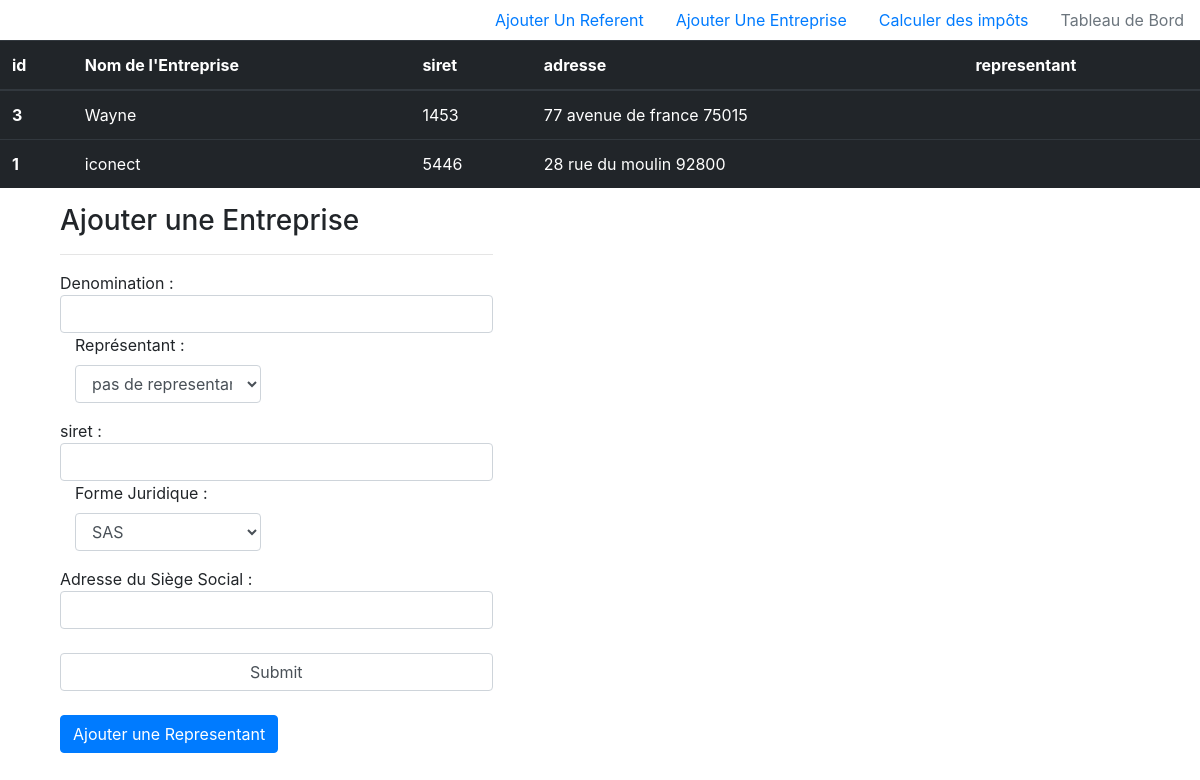
Before: /index.php?controller=Entreprise&action=index with the older database file.
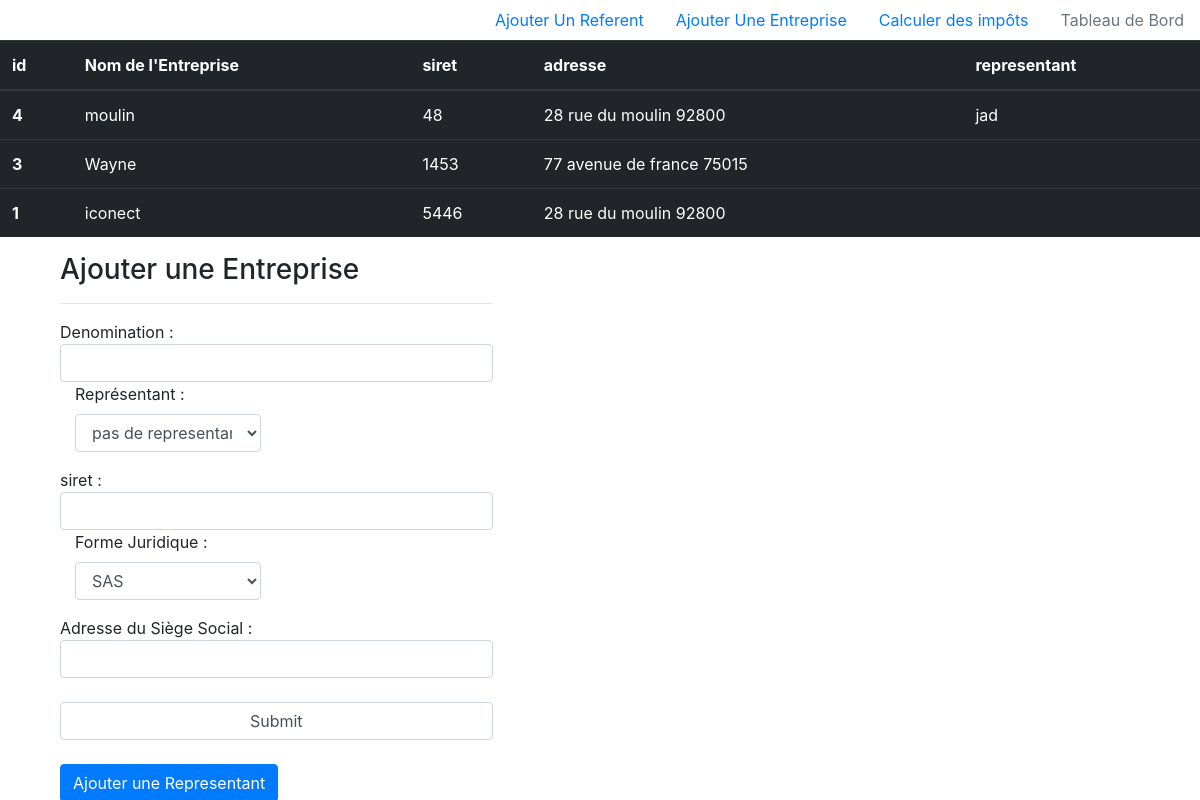
After: the same page with the newer database file.
### tables this page shows
CREATE TABLE IF NOT EXISTS `entreprises` (
  `id` int(11) NOT NULL AUTO_INCREMENT,
  `siret` int(11) NOT NULL,
  `nom` varchar(255) NOT NULL,
  `representant` varchar(255) NOT NULL,
  `id_denomination` int(255) NOT NULL,
  `adresse` varchar(255) NOT NULL,
  PRIMARY KEY (`id`),
  UNIQUE KEY `nom` (`nom`),
  KEY `FK_denomination` (`id_denomination`)
);

### core/ControllerBase.php (called while the page is built, shortened)
<?php
class ControllerBase {
     public function __construct() {
         require_once 'EntitesBase.php';
     }
     public function view($vue,$data){
         require_once 'view/'.$vue.'View.php';
     }
}

### controller/EntrepriseController.php (called while the page is built, shortened)
<?php
class EntrepriseController extends ControllerBase {
    public function index(){
        $denominationsDAO = new DenominationDAO();
        $entreprisesDAO = new EntreprisesDAO();
        $utilisateurDAO = new UsersDAO();
        $allusers = $utilisateurDAO->getAll();
        $allDenominations = $denominationsDAO->getAll();
        $allEntreprises = $entreprisesDAO->getAll();
        $this->view("entreprise", array(
            "allDenominations" =>$allDenominations,
            "allEntreprises" => $allEntreprises,
            "allUsers"      =>$allusers
        ));
    }
}

### index.php (called while the page is built, shortened)
<?php
require_once 'core/ControllerBase.php';
require_once 'core/ControlleurFrontal.php';
if(isset($_GET["controller"])){
    $controllerObj = ControlleurFrontal::chargerControlleur($_GET["controller"]);
}else {
    $controllerObj = ControlleurFrontal::chargerControlleur(CONTROLLER_DEFAULT);
}
ControlleurFrontal::lancerAction($controllerObj);

### model/EntreprisesDAO.php (called while the page is built, shortened)
<?php
class EntreprisesDAO extends EntitesBase {
    function __construct() {
        $table="entreprises";
    }
}

### core/Connexion.php (called while the page is built, shortened)
<?php
class Connexion
{
    static $instance;
    public static function getInstance() {
        if(is_null(self::$instance)){
            self::$instance = self::connecter();
        }
        return self::$instance;
    }
    private static function connecter() {
        try{
            $bdd =  new PDO('mysql:host='.DB_HOST.';dbname='.DB_BASE.';charset=UTF8', DB_USER, DB_PASS);
            $bdd->setAttribute(PDO::ATTR_DEFAULT_FETCH_MODE, PDO::FETCH_ASSOC);
            return $bdd;
        }catch (Exception $exception){
            echo $exception->getMessage();
            exit(-1);
        }
    }
}

### core/EntitesBase.php (called while the page is built, shortened)
<?php
class EntitesBase {
    private $table;
    private $db;
    public function __construct($table) {
        $this->table = (string) $table;
        require_once 'Connexion.php';
        $this->db= Connexion::getInstance();
    }
    public function bd(){
        return $this->db;
    }
    public function getAll(){
        $query = "SELECT * FROM $this->table ORDER BY id DESC";
        $stmt=$this->bd()->prepare($query);
        $stmt->execute();
        if($stmt->errorCode()==self::ERROR_CODE){
            $reponse = array();
            while($row = $stmt->fetchObject()){
                $reponse[]=$row;
            }
            return $reponse;
        }else {
            return "code d'erreur getAll :".$stmt->errorCode();
        }
    }
}

### view/entrepriseView.php (the view, shortened to what the changed rows need)
<!DOCTYPE HTML>
<html lang="">
    <head>
        <link href="https://stackpath.bootstrapcdn.com/bootstrap/4.1.3/css/bootstrap.min.css" rel="stylesheet">
    </head>
    <body>
        <table class="table table-dark">
          <thead>
            <tr>
              <th scope="col">id</th>
              <th scope="col">Nom de l'Entreprise</th>
              <th scope="col">siret</th>
              <th scope="col">adresse</th>
              <th scope="col">representant</th>
            </tr>
          </thead>
          <tbody>
            <?php
            $tbody="";
            foreach ($allEntreprises as $entreprise) {
                $tbody.="<tr>\r\n";
                $tbody.="<th scope='row'>".$entreprise->id."</th>";
                $tbody.="<td>".$entreprise->nom."</td>";
                $tbody.="<td>".$entreprise->siret."</td>";
                $tbody.="<td>".$entreprise->adresse."</td>";
                $tbody.="<td>".$entreprise->representant."</td>";
                $tbody.="</th>";
                $tbody.="</tr>\r\n";
            }
            echo $tbody;
            ?>
          </tbody>
        </table>
    </body>
</html>

Changed rows visible on the page:
added entreprises: id "4", nom "moulin", siret "48", adresse "28 rue du moulin 92800", representant "jad"
